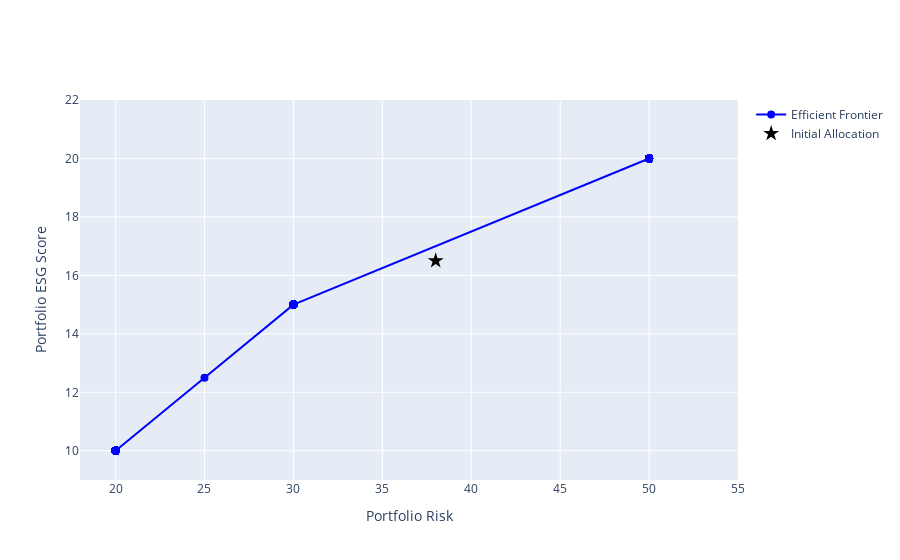

Source (notebook cell):
### Markdown cell above
### Efficient Frontier ###

### Code cell
# Generate a range of weights for the trade-off, explicitly including w1=0 and w1=1
w1_values = np.concatenate(([0], np.linspace(0, 1, 1000), [1]))
w2_values = 1 - w1_values  # Complementary weights

# Prepare to store results
risks = []
esg_scores_optimal = []

# Iterate over w1 and w2 pairs
for w1, w2 in zip(w1_values, w2_values):
    # Variables
    proportions = cp.Variable(len(assets))

    # Define constraints
    constraints = [
        cp.sum(proportions) == 1,  # Total allocation must sum to 1
        proportions >= 0           # No short selling
    ]

    # Define the optimization problem - trade-off between risk and ESG
    objective = cp.Minimize(
        w1 * cp.sum(cp.multiply(standard_deviations, proportions)) -
        w2 * cp.sum(cp.multiply(esg_scores, proportions))
    )
    problem = cp.Problem(objective, constraints)

    # Solve the problem
    problem.solve()

    # Check if the problem was solved successfully
    if problem.status in ["optimal", "optimal_inaccurate"]:
        optimal_allocation = proportions.value
        risks.append(np.sum(standard_deviations * optimal_allocation))
        esg_scores_optimal.append(np.sum(esg_scores * optimal_allocation))

# Convert results to arrays
risks_filtered = np.array(risks)
esg_scores_filtered = np.array(esg_scores_optimal)

# Plot the efficient frontier dynamically using Plotly
fig = go.Figure()

# Add the efficient frontier
fig.add_trace(go.Scatter(
    x=risks_filtered,
    y=esg_scores_filtered,
    mode='lines+markers',
    marker=dict(size=8),
    line=dict(width=2, dash='solid', color='blue'),
    name='Efficient Frontier',
    hovertemplate=(
        '<b>Risk:</b> %{x:.2f}<br>'
        '<b>ESG Score:</b> %{y:.2f}<br>'
        '<b>Weight W1:</b> %{text:.2f}<br>'
        '<b>Weight W2:</b> %{customdata:.2f}<extra></extra>'
    ),
    text=w1_values[:len(risks_filtered)],  # Add w1 values for hover template
    customdata=w2_values[:len(risks_filtered)]  # Add w2 values to the hover template
))

# Add initial allocation point
fig.add_trace(go.Scatter(
    x=[initial_risk],
    y=[initial_esg],
    mode='markers',
    marker=dict(size=12, color='black', symbol='star'),
    name='Initial Allocation',
    hovertemplate=(
        '<b>Initial Risk:</b> %{x:.2f}<br>'
        '<b>Initial ESG Score:</b> %{y:.2f}<br>'
        '<extra></extra>'
    )
))

# Highlight specific points
min_risk_index = np.argmin(risks_filtered)
max_esg_index = np.argmax(esg_scores_filtered)

# Update layout for clarity
fig.update_layout(
    xaxis_title='Portfolio Risk',
    yaxis_title='Portfolio ESG Score',
    showlegend=True,
    xaxis=dict(range=[min(risks_filtered) * 0.9, max(risks_filtered) * 1.1]),
    yaxis=dict(range=[min(esg_scores_filtered) * 0.9, max(esg_scores_filtered) * 1.1])
)

# Show the plot
fig.show()
#write html file
fig.write_html('efficient_frontier.html', auto_open=True)

### Figure 1 — Plotly figure (JSON) as saved in the notebook; plotly's stock layout.template omitted (floating-point values rounded to 4 significant figures; data arrays with more than 128 entries replaced by an {"elided": "..."} marker saying what was removed)
{"data": [{"customdata": {"elided": "1002 float values"}, "hovertemplate": "<b>Risk:</b> %{x:.2f}<br><b>ESG Score:</b> %{y:.2f}<br><b>Weight W1:</b> %{text:.2f}<br><b>Weight W2:</b> %{customdata:.2f}<extra></extra>", "line": {"color": "blue", "dash": "solid", "width": 2}, "marker": {"size": 8}, "mode": "lines+markers", "name": "Efficient Frontier", "text": {"elided": "1002 float values"}, "type": "scatter", "x": {"elided": "1002 float values"}, "y": {"elided": "1002 float values"}}, {"hovertemplate": "<b>Initial Risk:</b> %{x:.2f}<br><b>Initial ESG Score:</b> %{y:.2f}<br><extra></extra>", "marker": {"color": "black", "size": 12, "symbol": "star"}, "mode": "markers", "name": "Initial Allocation", "type": "scatter", "x": [38], "y": [16.5]}], "layout": {"showlegend": true, "xaxis": {"range": [18.0, 55.0], "title": {"text": "Portfolio Risk"}}, "yaxis": {"range": [9.0, 22.0], "title": {"text": "Portfolio ESG Score"}}}}
